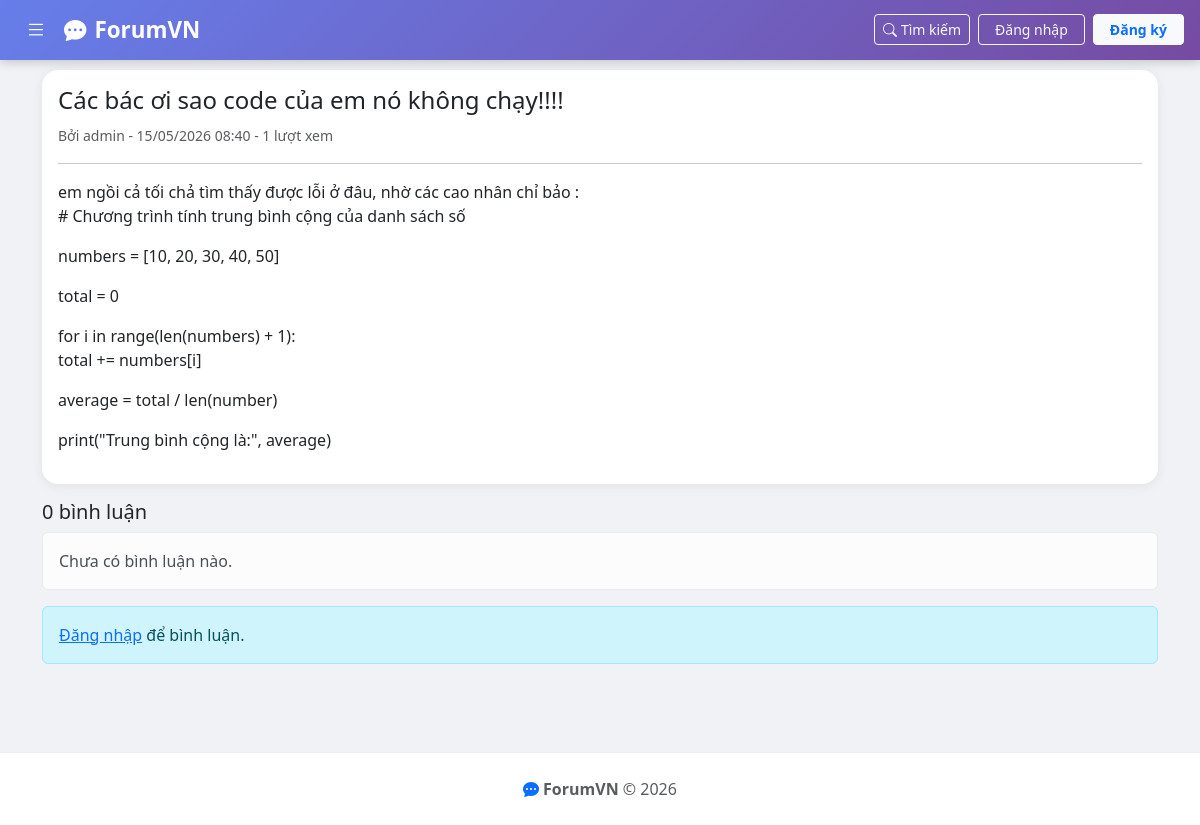
Screenshot of /topic/1/ with the database file from the repository.
### forum/models.py (models this page shows, shortened)
class Topic(models.Model):
    title       = models.CharField(max_length=200, verbose_name='Tiêu đề')
    content     = models.TextField(verbose_name='Nội dung')
    image       = models.ImageField(upload_to='topics/', blank=True, null=True, verbose_name='Ảnh')
    author      = models.ForeignKey(User, on_delete=models.CASCADE, related_name='topics')
    category    = models.ForeignKey(Category, on_delete=models.CASCADE, related_name='topics')
    is_pinned   = models.BooleanField(default=False, verbose_name='Ghim')
    is_locked   = models.BooleanField(default=False, verbose_name='Khóa')
    views       = models.PositiveIntegerField(default=0)
    created_at  = models.DateTimeField(auto_now_add=True)
    updated_at  = models.DateTimeField(auto_now=True)
    TAG_CHOICES = [
        ('thac_mac', 'Thắc mắc'),
        ('thao_luan', 'Thảo luận'),
        ('danh_gia', 'Đánh giá'),
        ('chia_se', 'Chia sẻ'),
        ('huong_dan', 'Hướng dẫn'),
    ]
    tag = models.CharField(max_length=20, choices=TAG_CHOICES, blank=True, null=True, verbose_name='Tag')
    class Meta:
        verbose_name = 'Chủ đề'
        verbose_name_plural = 'Chủ đề'
        ordering = ['-is_pinned', '-created_at']

### forum/views.py (the view, shortened to what this page needs)
# urls.py: path('topic/<int:pk>/', views.topic_detail, name='topic_detail'),
def topic_detail(request, pk):
    topic = get_object_or_404(Topic, pk=pk)
    topic.views += 1
    topic.save()
    posts = topic.posts.select_related('author').all()
    return render(request, 'forum/topic_detail.html', {
        'topic': topic,
        'posts': posts,
    })

### forum/context_processors.py (called while the page is built)
def categories(request):
    return {'all_categories': Category.objects.all()}

### templates/forum/topic_detail.html (shortened to what this page needs)
{% extends 'base.html' %}
{% block content %}
<div class="card mb-3">
  <div class="card-body">
    <h4>
      {{ topic.title }}
    </h4>
    <small class="text-muted">Bởi {{ topic.author.username }} - {{ topic.created_at|date:"d/m/Y H:i" }} - {{ topic.views }} lượt xem</small>
    <hr />
    <p>{{ topic.content|linebreaks }}</p>
  </div>
</div>
<h5>{{ posts.count }} bình luận</h5>
{% for post in posts %}
<div class="card mb-2">
  <div class="card-body">
    <strong>{{ post.author.username }}</strong>
    <small class="text-muted">{{ post.created_at|date:"d/m/Y H:i" }}</small>
    {% if user.is_authenticated %}
    <a href="{% url 'interaction:like_post' post.pk %}" class="btn btn-sm btn-outline-danger float-end">{{ post.likes.count }} Like</a>
    {% endif %}
    {% if user == post.author or user.is_staff %}
    <a href="{% url 'forum:post_edit' post.pk %}" class="btn btn-sm btn-outline-secondary float-end me-1">Sửa</a>
    <a href="{% url 'forum:post_delete' post.pk %}" class="btn btn-sm btn-outline-danger float-end me-1">Xóa</a>
    {% endif %}
    <p class="mt-2">{{ post.content|linebreaks }}</p>
    {% if post.image %}
    <div class="mt-2">
      <img src="{{ post.image.url }}" class="img-fluid rounded" style="max-height:300px;">
    </div>
    {% endif %}
  </div>
</div>
{% empty %}
<div class="alert alert-light">Chưa có bình luận nào.</div>
{% endfor %}
{% if user.is_authenticated and not topic.is_locked %}
<div class="card mt-3">
  <div class="card-body">
    <h6>Viết bình luận</h6>
    <form method="post" enctype="multipart/form-data">
      {% csrf_token %}
      <textarea name="content" class="form-control mb-2" rows="4" required></textarea>
      <div class="mb-2">
        <label class="form-label small text-muted">Đính kèm ảnh (không bắt buộc)</label>
        <input type="file" name="image" class="form-control form-control-sm" accept="image/*">
      </div>
      <button type="submit" class="btn btn-primary">Gửi</button>
    </form>
  </div>
</div>
{% elif not user.is_authenticated %}
<div class="alert alert-info mt-3">
  <a href="{% url 'accounts:login' %}">Đăng nhập</a> để bình luận.
</div>
{% endif %}
{% endblock %}

### templates/base.html (style rules this page uses)
body { background: #f0f2f5; font-family: "Segoe UI", sans-serif; margin: 0; }
.card { border: none; border-radius: 16px; box-shadow: 0 2px 12px rgba(0,0,0,0.07); margin-bottom: 1rem; }

### rows the page displays
Topic: title "Các bác ơi sao code của em nó không chạy!!!!", author.username "admin", created_at "15/05/2026 08:40", views "1", content "em ngồi cả tối chả tìm thấy được lỗi ở đâu, nhờ các cao nhân chỉ bảo : # Chương trình tính trung bình cộng của danh sách số numbers = [10, 20, 30, 40, 50] total = 0 for i in range(len(numbers) + 1): total += numbers[i] average = total / len(number) print(\"Trung bình cộng là:\", average)"

### other values shown
{{ posts.count }} "0"
